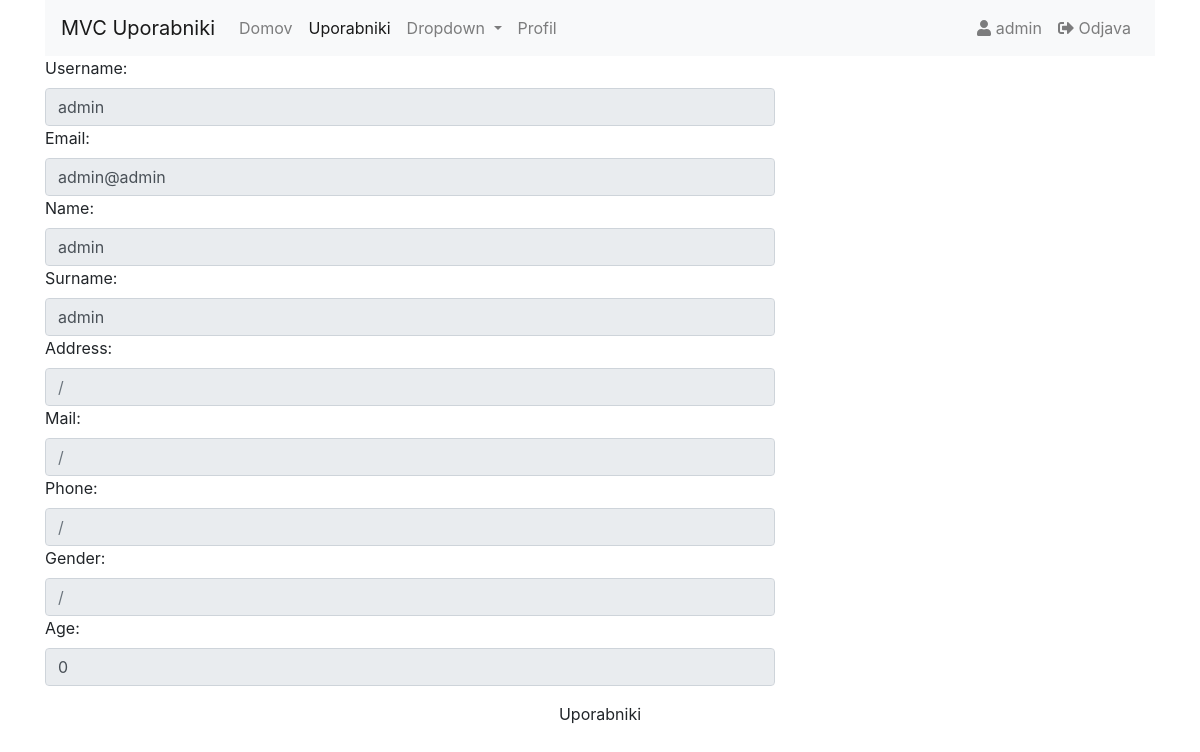
The page /panel.php?controller=oglasi&action=prikazi&id=11 (signed in) on the database its author committed.
### tables this page shows
CREATE TABLE `user` (
  `id` int(10) NOT NULL,
  `username` varchar(40) NOT NULL,
  `password` varchar(40) NOT NULL,
  `email` varchar(40) NOT NULL,
  `name` varchar(40) NOT NULL,
  `surname` varchar(40) NOT NULL,
  `address` varchar(40) DEFAULT NULL,
  `mail` varchar(40) DEFAULT NULL,
  `phone` varchar(40) DEFAULT NULL,
  `gender` varchar(40) DEFAULT NULL,
  `age` int(3) DEFAULT NULL,
  `admin` tinyint(1) NOT NULL
);

### controllers/oglasi_controller.php (called while the page is built, shortened)
<?php
class oglasi_controller {
  public function prikazi() {
      $oglas = Oglas::najdi($_GET['id']);
      require_once('views/oglasi/prikazi.php');
    }
  }
  ?>

### panel.php (called while the page is built, shortened)
<?php
require_once('views/layout.php');
?>

### models/oglasi.php (called while the page is built, shortened)
<?php
class Oglas {
  public function __construct($id, $username, $password,$email, $name, $surname, $address, $mail, $phone, $gender, $age) {
    $this->username  = $username;
    $this->email = $email;
    $this->name = $name;
    $this->surname = $surname;
    $this->address = $address;
    $this->mail = $mail;
    $this->phone = $phone;
    $this->gender = $gender;
    $this->age = $age;
  }
  public static function najdi($id) {
    $id = intval($id);
    $db = Db::getInstance();
    $result = mysqli_query($db,"SELECT * FROM user where id=$id");
    $row = mysqli_fetch_assoc($result);
    return new Oglas($row['id'], $row['username'], $row['password'],$row['email'], $row['name'], $row['surname'], $row['address'], $row['mail'], $row['phone'], $row['gender'], $row['age']);
  }
}
?>

### views/oglasi/prikazi.php (the view)
<form action="?controller=oglasi&action=uredi_shrani" method="post">
    <div class="form-group">
        <label for="username">Username:</label>
        <input type="text" class="form-control" name="username" placeholder="Username" value="<?php echo $oglas->username; ?>" readonly/>
        <label for="email">Email:</label>
        <input type="email" name="email" class="form-control" placeholder="email" value="<?php echo $oglas->email; ?>" readonly/>
        <label for="name">Name:</label>
        <input type="text" name="name" class="form-control" placeholder="name" value="<?php echo $oglas->name; ?>" readonly/>
        <label for="surname">Surname:</label>
        <input type="text" name="surname" class="form-control" placeholder="surname" value="<?php echo $oglas->surname; ?>" readonly/>
        <label for="address">Address:</label>
        <input type="text" name="address" class="form-control" placeholder="/" value="<?php echo $oglas->address; ?>" readonly/>
        <label for="mail">Mail:</label>
        <input type="text" name="mail" class="form-control" placeholder="/" value="<?php echo $oglas->mail; ?>" readonly/>
        <label for="phone">Phone:</label>
        <input type="text" name="phone" class="form-control" placeholder="/" value="<?php echo $oglas->phone; ?>" readonly/>
        <label for="gender">Gender:</label>
        <input type="text" name="gender" class="form-control" placeholder="/" value="<?php echo $oglas->gender; ?>" readonly/>
        <label for="age">Age:</label>
        <input type="text" name="age" class="form-control" placeholder="/" value="<?php echo $oglas->age; ?>" readonly/>
    </div>
</form>

### rows shown on the page
user: username "admin", email "admin@admin", name "admin", surname "admin", age "0"

### other values the page prints
$_SESSION['USER'] "admin"
